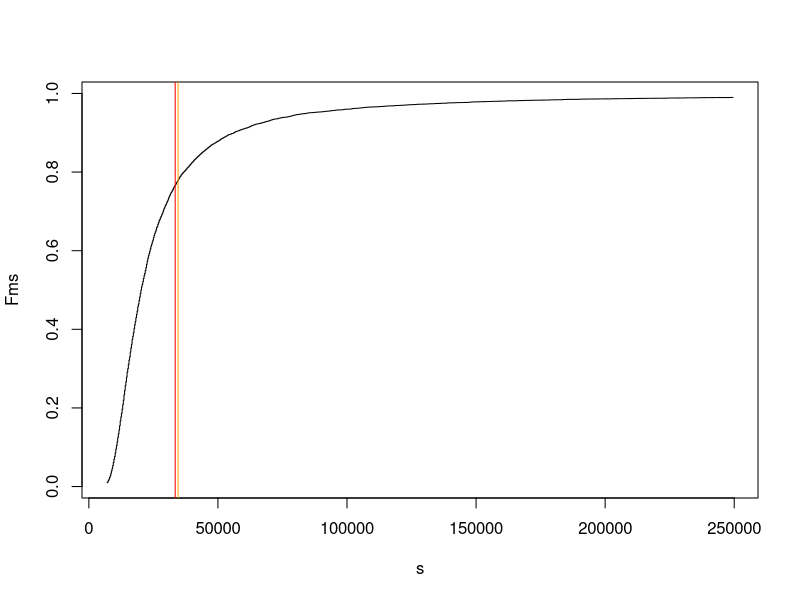
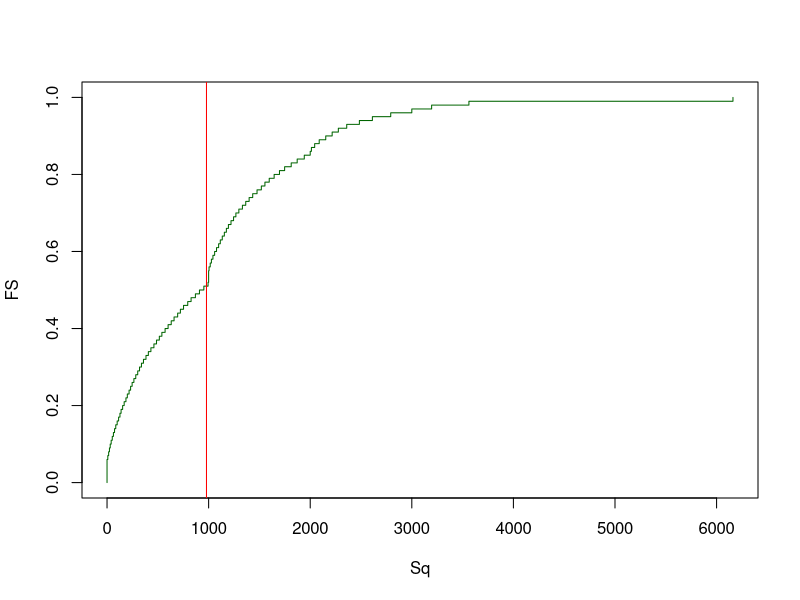
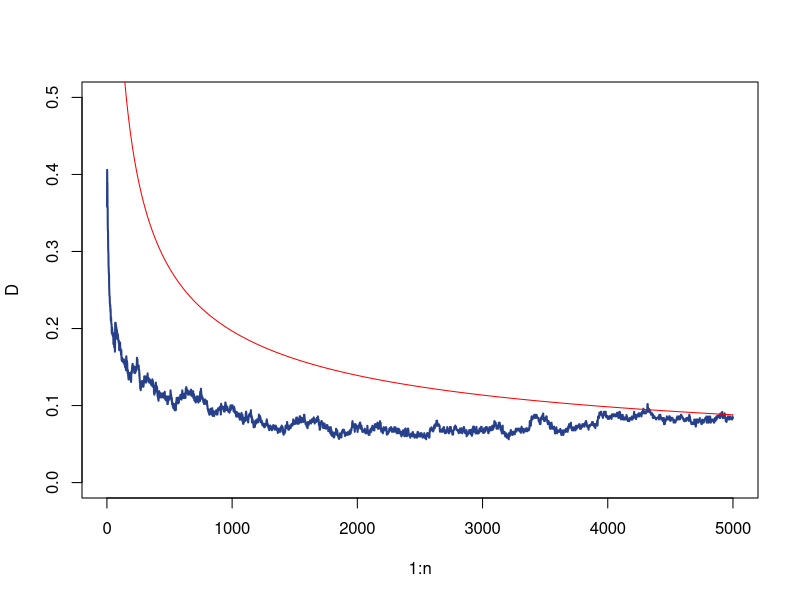
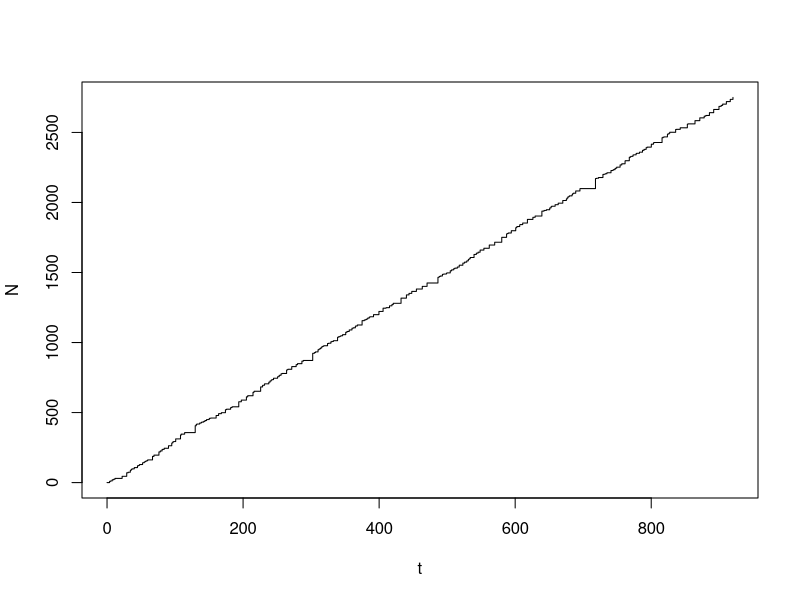
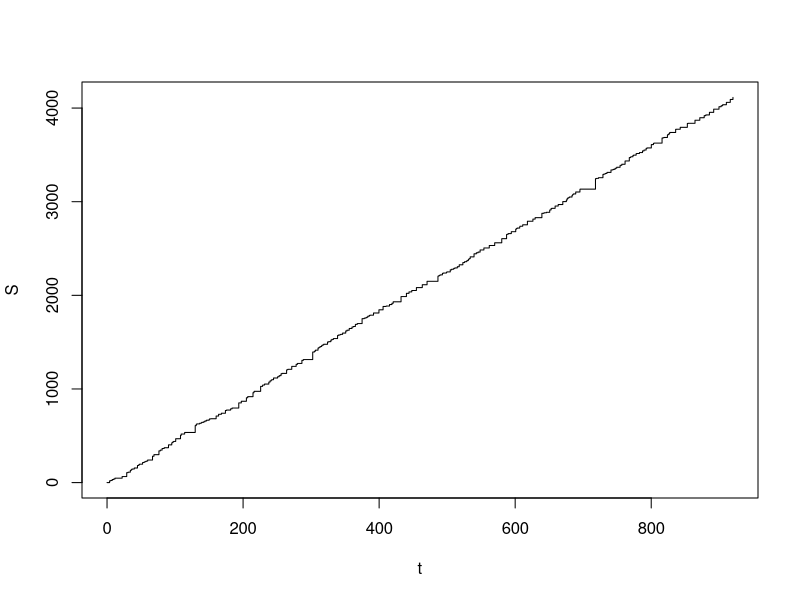

The R source for these figures, in order:
## ---- chunk 1
# 1. número de distribuciones
n <- 200
# parámetros para las n distribuciones
mu <- seq( 1, 2, length.out = n )
sigma <- seq( 2, 3, length.out = n )

# 2. número de simulaciones
m <- 1e4 

# 3. simulación de severidades
X <- lapply( 1:m, FUN = function( i ) sapply( 1:n, FUN = function( j ) rlnorm( 1, meanlog = mu[ j ], sdlog = sigma[ j ] ) ) )

# 4. simulación de severidad total
S <- sapply( X, FUN = function( x ) sum( x ) )
## ---- chunk 2
# estimación distribución acumulada empírica de S
Fm <- ecdf( S )

# esperanza empírica
EeS <- mean( S )

# esperanza teórica
ES <- sum( sapply( 1:n, FUN = function( i ) exp( mu[i] + 0.5 * sigma[i]^2 ) ) )

s <- seq( quantile( S, probs = 0.01 ), quantile( S, probs = 0.99 ), length.out = 1e3 )
Fms <- sapply( s, FUN = Fm )

plot( s, Fms, type = 's' )
abline( v = EeS, col = 'red' )
abline( v = ES, col = 'orange' )
## ---- chunk 3
N <- 1e5
s <- seq( min( S ), max( S ), length.out = N )
EmS <- sum( s[-N] * diff( sapply( s, FUN = Fm ) ) )
## ---- chunk 4
# 1. selección de simulaciones
m <- 1e4

# 2. especificación de los parámetros para las distribuciones
u <- 5
s <- 2
l <- 3

# 3. simulación del conteo de siniestros
N <- rpois( n = m, lambda = l )

# 4. simulación de la severidad de los reclamos
X <- lapply( N, FUN = function( n ) rlnorm( n, meanlog = u, sdlog = s ) )

# 5. reclamo total, agregación por cada simulación
S <- sapply( X, FUN = function( x ) sum( x, na.rm = TRUE ) )
## ---- chunk 5
m <- 1e4
n <- 1000
p <- 0.2
mu <- 5
sigma <- 2
B <- lapply( 1:m, FUN = function( i ) rbinom( n, size = 1, prob = p ) )
X <- lapply( 1:m, FUN = function( i ) rlnorm( n, meanlog = mu, sdlog = sigma ) )
S <- sapply( 1:m, FUN = function( i ) sum( B[[ i ]] * X[[ i ]], na.rm = TRUE ) )

EeS <- mean( S )
ES <- n * p * exp( mu + 0.5 * sigma^2 )
## ---- chunk 6
# 1. selección de simulaciones
m <- 1e4

# 2. especificación de los parámetros para las distribuciones
u <- 5
s <- 2
l <- 3

# 3. se especifica la función deducible
D <- function( x, d, M ) {
  return( min( max( x - d, 0 ), M ) )
}

# 4. simulación del conteo de siniestros
N <- rpois( n = m, lambda = l )

# 5. simulación de la severidad de los reclamos
X <- lapply( N, FUN = function( n ) rlnorm( n, meanlog = u, sdlog = s ) )

# 6. se aplica el deducible a los reclamos
DX <- lapply( X, FUN = function( x ) sapply( x, FUN = function( y ) D( y, 10, 1000 ) ) )

# 7. reclamo total, agregación por cada simulación
S <- sapply( DX, FUN = function( x ) ifelse( length( x ) == 0, 0, sum( x, na.rm = TRUE ) ) )
## ---- chunk 7
FS <- seq( 0, 1, 0.01 )
Sq <- quantile( S, probs = FS )
ES <- mean( S )
plot( Sq, FS, type = 's', col = 'darkgreen' )
abline( v = ES, col = 'red' )
## ---- chunk 8
m <- 500
n <- 5000
u <- 4
s <- 2
X <- lapply( 1:m, FUN = function( j ) rlnorm( n, meanlog = u, sdlog = s ) )
EX <- exp( u + 0.5 * s^2 )
SDX <- sqrt( ( exp( s^2 ) - 1 ) * exp( 2 * u + s^2 ) )
S <- lapply( X, FUN = function( x ) cumsum( x ) )
ES <- sapply( 1:n, FUN = function( i ) mean( sapply( 1:m, FUN = function( j ) S[[ j ]][ i ] ) ) )
VS <- sapply( 1:n, FUN = function( i ) var( sapply( 1:m, FUN = function( j ) S[[ j ]][ i ] ) ) )
NS <- lapply( S, FUN = function( s ) ( s - ES ) / sqrt( abs( VS ) ) )
z <- seq( -4, 4, length.out = 100 )
FSn <- lapply( 1:n, FUN = function( i ) ecdf( sapply( 1:m, FUN = function( j ) NS[[ j ]][ i ] ) )( z ) )
D <- sapply( FSn, FUN = function( Fn ) max( abs( Fn - pnorm( z ) ) ) )

C <- 0.015
# C <- 1 / sqrt( 2 * pi )
rho <- exp( 3 * u + 3^2 * s^2 / 2 )
Bn <- C * rho / ( SDX^3 * sqrt( 1:n ) )

plot( 1:n, D, pch = 16, cex = 0.5, type = 'l', lwd = 2, lty = 1, ylim = c( 0, 0.5 ), col = 'royalblue4' )
points( 1:n, Bn, type = 'l', lty = 1, col = 'red' )
## ---- chunk 9
l <- 3
n <- 300
dt <- rexp( n = n, rate = 1 / l )
t <- c( 0, cumsum( dt ) )
dN <- sapply( dt, FUN = function( w ) rpois( 1, lambda = l * w ) )
N <- c( 0, cumsum( dN ) )
sh <- 3
rt <- 2
X <- lapply( dN, FUN = function( n ) rgamma( n, shape = sh, rate = rt ) )
dS <- sapply( X, FUN = function( x ) sum( x ) )
S <- c( 0, cumsum( dS ) )
plot( t, N, type = 's' )
plot( t, S, type = 's' )
